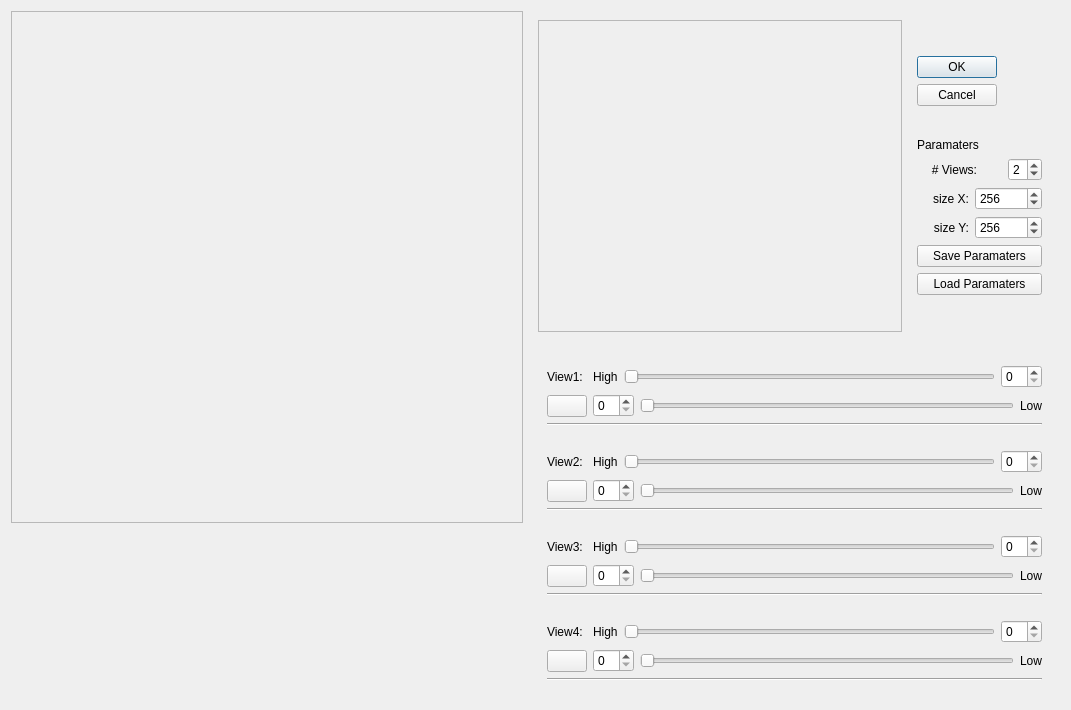
<?xml version="1.0" encoding="UTF-8"?>
<ui version="4.0">
 <class>Dialog</class>
 <widget class="QDialog" name="Dialog">
  <property name="geometry">
   <rect>
    <x>0</x>
    <y>0</y>
    <width>1071</width>
    <height>710</height>
   </rect>
  </property>
  <property name="windowTitle">
   <string>Dialog</string>
  </property>
  <layout class="QHBoxLayout" name="horizontalLayout_2">
   <item alignment="Qt::AlignTop">
    <widget class="QFrame" name="FullFrame">
     <property name="minimumSize">
      <size>
       <width>512</width>
       <height>512</height>
      </size>
     </property>
     <property name="maximumSize">
      <size>
       <width>512</width>
       <height>512</height>
      </size>
     </property>
     <property name="autoFillBackground">
      <bool>false</bool>
     </property>
     <property name="frameShape">
      <enum>QFrame::StyledPanel</enum>
     </property>
     <property name="frameShadow">
      <enum>QFrame::Plain</enum>
     </property>
    </widget>
   </item>
   <item>
    <layout class="QVBoxLayout" name="verticalLayout_4">
     <property name="sizeConstraint">
      <enum>QLayout::SetMinimumSize</enum>
     </property>
     <item>
      <widget class="QWidget" name="QV_Params_Holder" native="true">
       <layout class="QHBoxLayout" name="horizontalLayout_4">
        <item>
         <widget class="QFrame" name="CombinedFrame">
          <property name="minimumSize">
           <size>
            <width>256</width>
            <height>256</height>
           </size>
          </property>
          <property name="maximumSize">
           <size>
            <width>16777215</width>
            <height>16777215</height>
           </size>
          </property>
          <property name="autoFillBackground">
           <bool>false</bool>
          </property>
          <property name="frameShape">
           <enum>QFrame::StyledPanel</enum>
          </property>
          <property name="frameShadow">
           <enum>QFrame::Plain</enum>
          </property>
         </widget>
        </item>
        <item>
         <widget class="QWidget" name="paramaters_widget" native="true">
          <property name="minimumSize">
           <size>
            <width>143</width>
            <height>257</height>
           </size>
          </property>
          <property name="maximumSize">
           <size>
            <width>143</width>
            <height>257</height>
           </size>
          </property>
          <layout class="QHBoxLayout" name="horizontalLayout">
           <item>
            <layout class="QVBoxLayout" name="verticalLayout_3">
             <property name="sizeConstraint">
              <enum>QLayout::SetMinAndMaxSize</enum>
             </property>
             <item>
              <widget class="QDialogButtonBox" name="buttonBox">
               <property name="orientation">
                <enum>Qt::Vertical</enum>
               </property>
               <property name="standardButtons">
                <set>QDialogButtonBox::Cancel|QDialogButtonBox::Ok</set>
               </property>
              </widget>
             </item>
             <item>
              <layout class="QVBoxLayout" name="verticalLayout">
               <property name="sizeConstraint">
                <enum>QLayout::SetDefaultConstraint</enum>
               </property>
               <item alignment="Qt::AlignLeft">
                <widget class="QLabel" name="ParamatersLabel">
                 <property name="font">
                  <font>
                   <weight>50</weight>
                   <bold>false</bold>
                  </font>
                 </property>
                 <property name="text">
                  <string>Paramaters</string>
                 </property>
                 <property name="alignment">
                  <set>Qt::AlignLeading|Qt::AlignLeft|Qt::AlignVCenter</set>
                 </property>
                </widget>
               </item>
               <item>
                <layout class="QHBoxLayout" name="horizontalLayout_9">
                 <item alignment="Qt::AlignRight">
                  <widget class="QLabel" name="numViewsLabel">
                   <property name="text">
                    <string># Views:</string>
                   </property>
                   <property name="alignment">
                    <set>Qt::AlignRight|Qt::AlignTrailing|Qt::AlignVCenter</set>
                   </property>
                  </widget>
                 </item>
                 <item alignment="Qt::AlignRight">
                  <widget class="QSpinBox" name="numViews">
                   <property name="sizePolicy">
                    <sizepolicy hsizetype="MinimumExpanding" vsizetype="Fixed">
                     <horstretch>0</horstretch>
                     <verstretch>0</verstretch>
                    </sizepolicy>
                   </property>
                   <property name="minimum">
                    <number>1</number>
                   </property>
                   <property name="maximum">
                    <number>4</number>
                   </property>
                   <property name="value">
                    <number>2</number>
                   </property>
                  </widget>
                 </item>
                </layout>
               </item>
               <item>
                <layout class="QHBoxLayout" name="horizontalLayout_5">
                 <item alignment="Qt::AlignRight">
                  <widget class="QLabel" name="QVsizeXLabel">
                   <property name="text">
                    <string>size X:</string>
                   </property>
                   <property name="alignment">
                    <set>Qt::AlignRight|Qt::AlignTrailing|Qt::AlignVCenter</set>
                   </property>
                  </widget>
                 </item>
                 <item alignment="Qt::AlignRight">
                  <widget class="QSpinBox" name="QVSizeX">
                   <property name="sizePolicy">
                    <sizepolicy hsizetype="MinimumExpanding" vsizetype="Fixed">
                     <horstretch>0</horstretch>
                     <verstretch>0</verstretch>
                    </sizepolicy>
                   </property>
                   <property name="minimum">
                    <number>1</number>
                   </property>
                   <property name="maximum">
                    <number>100000</number>
                   </property>
                   <property name="singleStep">
                    <number>1</number>
                   </property>
                   <property name="value">
                    <number>256</number>
                   </property>
                  </widget>
                 </item>
                </layout>
               </item>
               <item>
                <layout class="QHBoxLayout" name="horizontalLayout_8">
                 <item alignment="Qt::AlignRight">
                  <widget class="QLabel" name="QVSizeYLabel">
                   <property name="text">
                    <string>size Y:</string>
                   </property>
                   <property name="alignment">
                    <set>Qt::AlignRight|Qt::AlignTrailing|Qt::AlignVCenter</set>
                   </property>
                  </widget>
                 </item>
                 <item alignment="Qt::AlignRight">
                  <widget class="QSpinBox" name="QVSizeY">
                   <property name="sizePolicy">
                    <sizepolicy hsizetype="MinimumExpanding" vsizetype="Fixed">
                     <horstretch>0</horstretch>
                     <verstretch>0</verstretch>
                    </sizepolicy>
                   </property>
                   <property name="minimum">
                    <number>1</number>
                   </property>
                   <property name="maximum">
                    <number>100000</number>
                   </property>
                   <property name="value">
                    <number>256</number>
                   </property>
                  </widget>
                 </item>
                </layout>
               </item>
              </layout>
             </item>
             <item>
              <widget class="QPushButton" name="save_parms_btn">
               <property name="text">
                <string>Save Paramaters</string>
               </property>
              </widget>
             </item>
             <item>
              <widget class="QPushButton" name="load_parms_btn">
               <property name="text">
                <string>Load Paramaters</string>
               </property>
              </widget>
             </item>
            </layout>
           </item>
          </layout>
         </widget>
        </item>
       </layout>
      </widget>
     </item>
     <item alignment="Qt::AlignBottom">
      <widget class="QWidget" name="dials_widget" native="true">
       <property name="maximumSize">
        <size>
         <width>16777215</width>
         <height>400</height>
        </size>
       </property>
       <layout class="QVBoxLayout" name="verticalLayout_5">
        <item>
         <layout class="QVBoxLayout" name="verticalLayout_2">
          <item>
           <widget class="QWidget" name="widget_1" native="true">
            <property name="maximumSize">
             <size>
              <width>16777215</width>
              <height>97</height>
             </size>
            </property>
            <layout class="QHBoxLayout" name="horizontalLayout_14">
             <item>
              <layout class="QVBoxLayout" name="verticalLayout_17">
               <item>
                <layout class="QHBoxLayout" name="horizontalLayout_26">
                 <property name="sizeConstraint">
                  <enum>QLayout::SetDefaultConstraint</enum>
                 </property>
                 <item>
                  <layout class="QVBoxLayout" name="verticalLayout_18">
                   <item>
                    <widget class="QLabel" name="viw_label_1">
                     <property name="text">
                      <string>View1:</string>
                     </property>
                    </widget>
                   </item>
                   <item>
                    <widget class="QPushButton" name="colObj_1">
                     <property name="text">
                      <string/>
                     </property>
                    </widget>
                   </item>
                  </layout>
                 </item>
                 <item>
                  <layout class="QVBoxLayout" name="verticalLayout_19">
                   <item>
                    <layout class="QHBoxLayout" name="horizontalLayout_27">
                     <item>
                      <widget class="QLabel" name="high_contrast_label_1">
                       <property name="text">
                        <string>High</string>
                       </property>
                      </widget>
                     </item>
                     <item>
                      <widget class="QSlider" name="high_contrast_slider_1">
                       <property name="orientation">
                        <enum>Qt::Horizontal</enum>
                       </property>
                      </widget>
                     </item>
                     <item>
                      <widget class="QSpinBox" name="high_spin_box_1"/>
                     </item>
                    </layout>
                   </item>
                   <item>
                    <layout class="QHBoxLayout" name="horizontalLayout_28">
                     <item>
                      <widget class="QSpinBox" name="low_spin_box_1"/>
                     </item>
                     <item>
                      <widget class="QSlider" name="low_contrast_slider_1">
                       <property name="orientation">
                        <enum>Qt::Horizontal</enum>
                       </property>
                      </widget>
                     </item>
                     <item>
                      <widget class="QLabel" name="low_contrast_label_1">
                       <property name="text">
                        <string>Low</string>
                       </property>
                      </widget>
                     </item>
                    </layout>
                   </item>
                  </layout>
                 </item>
                </layout>
               </item>
               <item>
                <widget class="Line" name="line_1">
                 <property name="orientation">
                  <enum>Qt::Horizontal</enum>
                 </property>
                </widget>
               </item>
              </layout>
             </item>
            </layout>
           </widget>
          </item>
          <item>
           <widget class="QWidget" name="widget_2" native="true">
            <property name="maximumSize">
             <size>
              <width>16777215</width>
              <height>97</height>
             </size>
            </property>
            <layout class="QHBoxLayout" name="horizontalLayout_15">
             <item>
              <layout class="QVBoxLayout" name="verticalLayout_20">
               <item>
                <layout class="QHBoxLayout" name="horizontalLayout_29">
                 <property name="sizeConstraint">
                  <enum>QLayout::SetDefaultConstraint</enum>
                 </property>
                 <item>
                  <layout class="QVBoxLayout" name="verticalLayout_21">
                   <item>
                    <widget class="QLabel" name="viw_label_2">
                     <property name="text">
                      <string>View2:</string>
                     </property>
                    </widget>
                   </item>
                   <item>
                    <widget class="QPushButton" name="colObj_2">
                     <property name="text">
                      <string/>
                     </property>
                    </widget>
                   </item>
                  </layout>
                 </item>
                 <item>
                  <layout class="QVBoxLayout" name="verticalLayout_22">
                   <item>
                    <layout class="QHBoxLayout" name="horizontalLayout_30">
                     <item>
                      <widget class="QLabel" name="high_contrast_label_2">
                       <property name="text">
                        <string>High</string>
                       </property>
                      </widget>
                     </item>
                     <item>
                      <widget class="QSlider" name="high_contrast_slider_2">
                       <property name="orientation">
                        <enum>Qt::Horizontal</enum>
                       </property>
                      </widget>
                     </item>
                     <item>
                      <widget class="QSpinBox" name="high_spin_box_2"/>
                     </item>
                    </layout>
                   </item>
                   <item>
                    <layout class="QHBoxLayout" name="horizontalLayout_31">
                     <item>
                      <widget class="QSpinBox" name="low_spin_box_2"/>
                     </item>
                     <item>
                      <widget class="QSlider" name="low_contrast_slider_2">
                       <property name="orientation">
                        <enum>Qt::Horizontal</enum>
                       </property>
                      </widget>
                     </item>
                     <item>
                      <widget class="QLabel" name="low_contrast_label_2">
                       <property name="text">
                        <string>Low</string>
                       </property>
                      </widget>
                     </item>
                    </layout>
                   </item>
                  </layout>
                 </item>
                </layout>
               </item>
               <item>
                <widget class="Line" name="line_2">
                 <property name="orientation">
                  <enum>Qt::Horizontal</enum>
                 </property>
                </widget>
               </item>
              </layout>
             </item>
            </layout>
           </widget>
          </item>
          <item>
           <widget class="QWidget" name="widget_3" native="true">
            <property name="maximumSize">
             <size>
              <width>16777215</width>
              <height>97</height>
             </size>
            </property>
            <layout class="QHBoxLayout" name="horizontalLayout_16">
             <item>
              <layout class="QVBoxLayout" name="verticalLayout_23">
               <item>
                <layout class="QHBoxLayout" name="horizontalLayout_32">
                 <property name="sizeConstraint">
                  <enum>QLayout::SetDefaultConstraint</enum>
                 </property>
                 <item>
                  <layout class="QVBoxLayout" name="verticalLayout_24">
                   <item>
                    <widget class="QLabel" name="viw_label_3">
                     <property name="text">
                      <string>View3:</string>
                     </property>
                    </widget>
                   </item>
                   <item>
                    <widget class="QPushButton" name="colObj_3">
                     <property name="text">
                      <string/>
                     </property>
                    </widget>
                   </item>
                  </layout>
                 </item>
                 <item>
                  <layout class="QVBoxLayout" name="verticalLayout_25">
                   <item>
                    <layout class="QHBoxLayout" name="horizontalLayout_33">
                     <item>
                      <widget class="QLabel" name="high_contrast_label_3">
                       <property name="text">
                        <string>High</string>
                       </property>
                      </widget>
                     </item>
                     <item>
                      <widget class="QSlider" name="high_contrast_slider_3">
                       <property name="orientation">
                        <enum>Qt::Horizontal</enum>
                       </property>
                      </widget>
                     </item>
                     <item>
                      <widget class="QSpinBox" name="high_spin_box_3"/>
                     </item>
                    </layout>
                   </item>
                   <item>
                    <layout class="QHBoxLayout" name="horizontalLayout_34">
                     <item>
                      <widget class="QSpinBox" name="low_spin_box_3"/>
                     </item>
                     <item>
                      <widget class="QSlider" name="low_contrast_slider_3">
                       <property name="orientation">
                        <enum>Qt::Horizontal</enum>
                       </property>
                      </widget>
                     </item>
                     <item>
                      <widget class="QLabel" name="low_contrast_label_3">
                       <property name="text">
                        <string>Low</string>
                       </property>
                      </widget>
                     </item>
                    </layout>
                   </item>
                  </layout>
                 </item>
                </layout>
               </item>
               <item>
                <widget class="Line" name="line_3">
                 <property name="orientation">
                  <enum>Qt::Horizontal</enum>
                 </property>
                </widget>
               </item>
              </layout>
             </item>
            </layout>
           </widget>
          </item>
          <item>
           <widget class="QWidget" name="widget_4" native="true">
            <property name="maximumSize">
             <size>
              <width>16777215</width>
              <height>97</height>
             </size>
            </property>
            <layout class="QHBoxLayout" name="horizontalLayout_17">
             <item>
              <layout class="QVBoxLayout" name="verticalLayout_26">
               <item>
                <layout class="QHBoxLayout" name="horizontalLayout_35">
                 <property name="sizeConstraint">
                  <enum>QLayout::SetDefaultConstraint</enum>
                 </property>
                 <item>
                  <layout class="QVBoxLayout" name="verticalLayout_27">
                   <item>
                    <widget class="QLabel" name="viw_label_4">
                     <property name="text">
                      <string>View4:</string>
                     </property>
                    </widget>
                   </item>
                   <item>
                    <widget class="QPushButton" name="colObj_4">
                     <property name="text">
                      <string/>
                     </property>
                    </widget>
                   </item>
                  </layout>
                 </item>
                 <item>
                  <layout class="QVBoxLayout" name="verticalLayout_28">
                   <item>
                    <layout class="QHBoxLayout" name="horizontalLayout_36">
                     <item>
                      <widget class="QLabel" name="high_contrast_label_4">
                       <property name="text">
                        <string>High</string>
                       </property>
                      </widget>
                     </item>
                     <item>
                      <widget class="QSlider" name="high_contrast_slider_4">
                       <property name="orientation">
                        <enum>Qt::Horizontal</enum>
                       </property>
                      </widget>
                     </item>
                     <item>
                      <widget class="QSpinBox" name="high_spin_box_4"/>
                     </item>
                    </layout>
                   </item>
                   <item>
                    <layout class="QHBoxLayout" name="horizontalLayout_37">
                     <item>
                      <widget class="QSpinBox" name="low_spin_box_4"/>
                     </item>
                     <item>
                      <widget class="QSlider" name="low_contrast_slider_4">
                       <property name="orientation">
                        <enum>Qt::Horizontal</enum>
                       </property>
                      </widget>
                     </item>
                     <item>
                      <widget class="QLabel" name="low_contrast_label_4">
                       <property name="text">
                        <string>Low</string>
                       </property>
                      </widget>
                     </item>
                    </layout>
                   </item>
                  </layout>
                 </item>
                </layout>
               </item>
               <item>
                <widget class="Line" name="line_4">
                 <property name="orientation">
                  <enum>Qt::Horizontal</enum>
                 </property>
                </widget>
               </item>
              </layout>
             </item>
            </layout>
           </widget>
          </item>
         </layout>
        </item>
       </layout>
      </widget>
     </item>
    </layout>
   </item>
  </layout>
 </widget>
 <resources/>
 <connections>
  <connection>
   <sender>buttonBox</sender>
   <signal>accepted()</signal>
   <receiver>Dialog</receiver>
   <slot>accept()</slot>
   <hints>
    <hint type="sourcelabel">
     <x>248</x>
     <y>254</y>
    </hint>
    <hint type="destinationlabel">
     <x>157</x>
     <y>274</y>
    </hint>
   </hints>
  </connection>
  <connection>
   <sender>buttonBox</sender>
   <signal>rejected()</signal>
   <receiver>Dialog</receiver>
   <slot>reject()</slot>
   <hints>
    <hint type="sourcelabel">
     <x>316</x>
     <y>260</y>
    </hint>
    <hint type="destinationlabel">
     <x>286</x>
     <y>274</y>
    </hint>
   </hints>
  </connection>
 </connections>
</ui>
